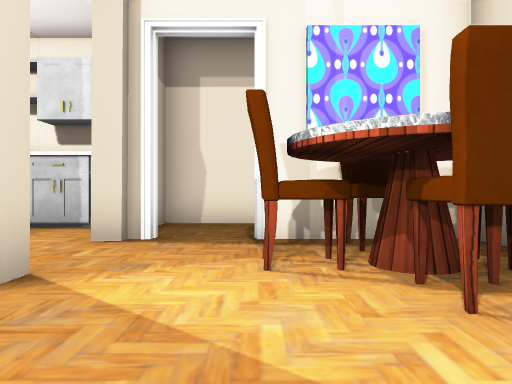
View 1 (above)

17 first-person views from a walk through a 3-D level made in the Unity game engine. The camera is 0.64 m above the floor, looks level and sees 70° across. The floor is counted in squares, 1 m on a side. Each view is taken from the middle of a square. On the plan, view 1 faces up. The plan holds only what a view shows up to about 10 squares ahead; the rest is blank. The player character is not drawn. Door leaves are left out, so doorways stand open. Some surface patterns are stand-ins.

View 2
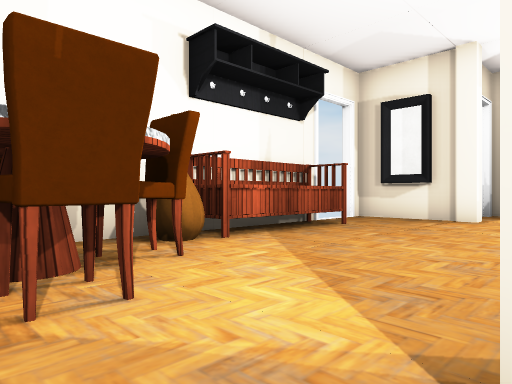

View 3
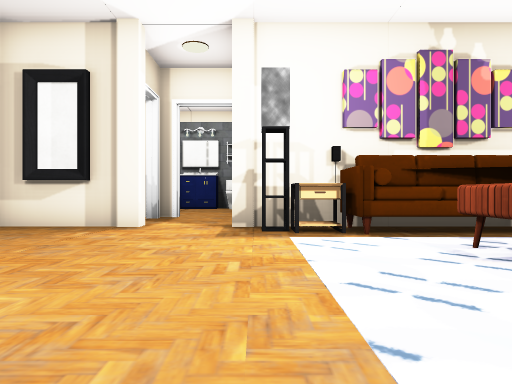

View 4
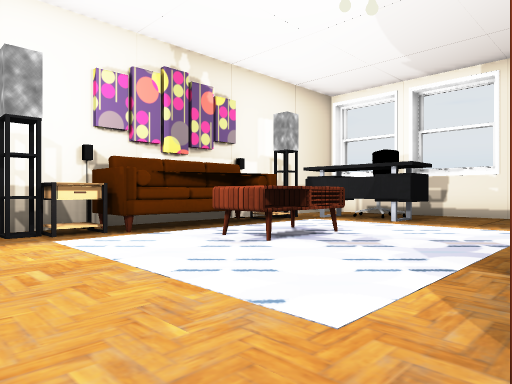

View 5
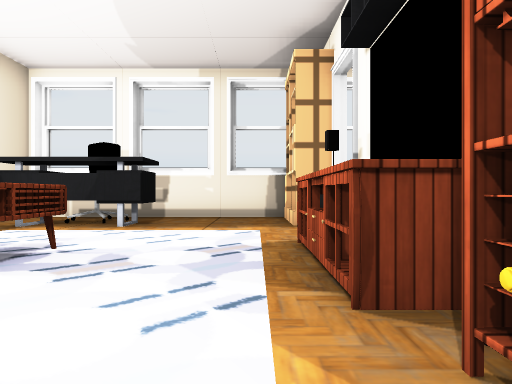

View 6
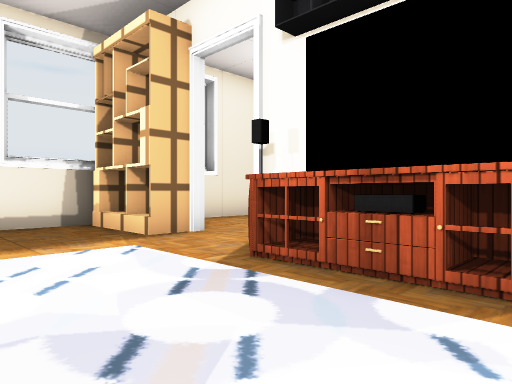

View 7
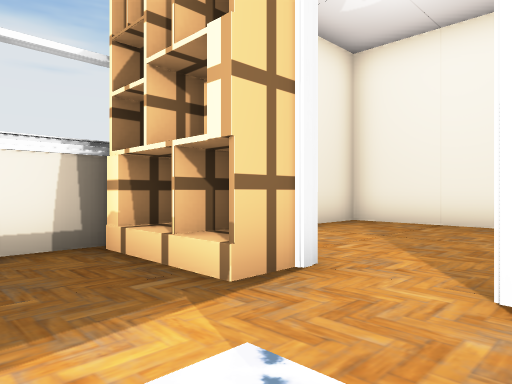

View 8
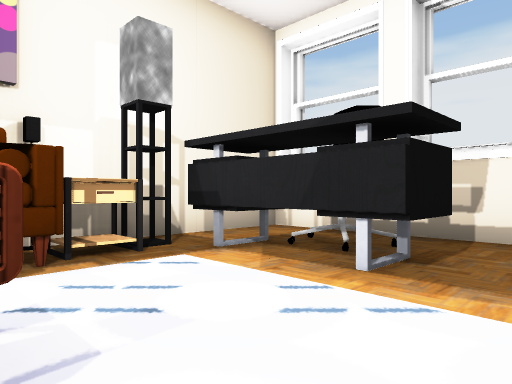

View 9
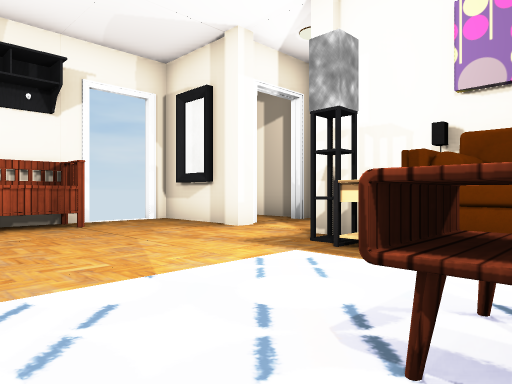

View 10
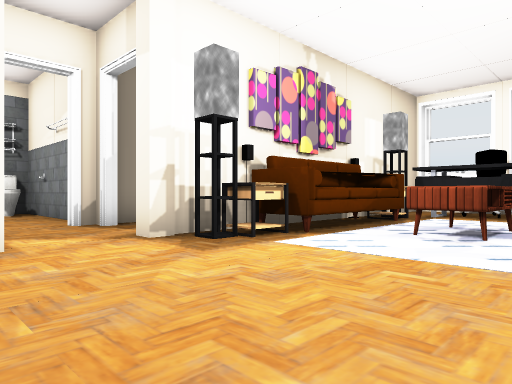

View 11
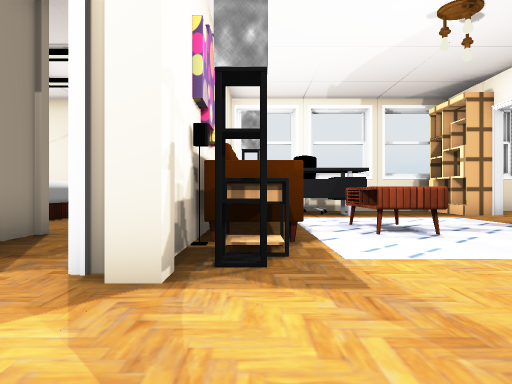

View 12
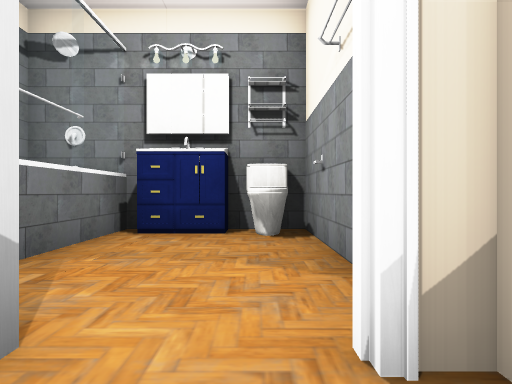

View 13
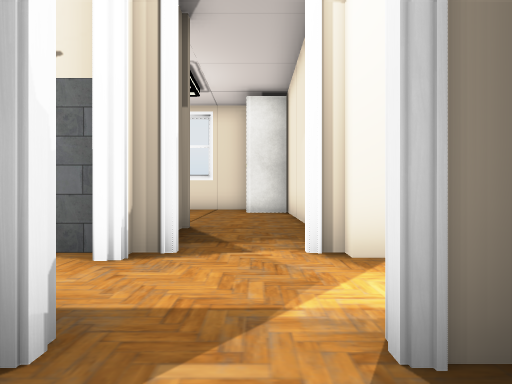

View 14
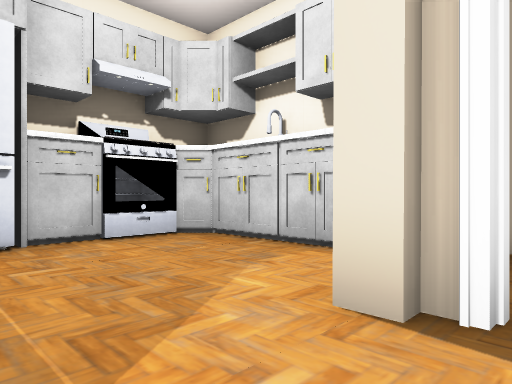

View 15
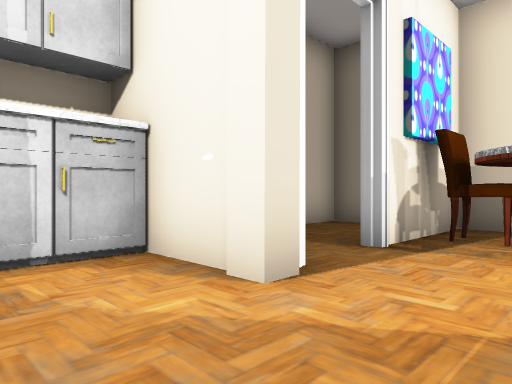

View 16
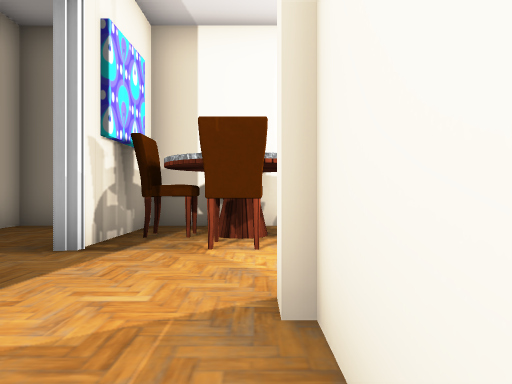

View 17
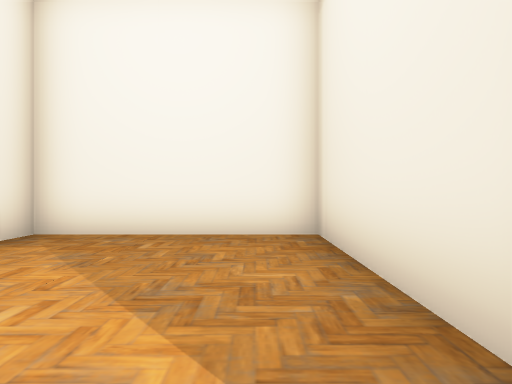

### Floor plan
Key: @ floor where view 1 was taken; # wall or solid block; . floor; D open door; = window, fence, low wall or low ledge; P pillar; C chair; T table; B bench; S sofa; H thing the floor can be seen under or through; E shelf; A bed; F stove; R fridge; O other object.
Columns run from 12 left of view 1 to 3 right of it. Each row starts with its distance up from view 1.
  8 ######    ######
  7 #....## ###....#
  6 #....#F...#....#
  5 #....##...PDD###
  4  ....##......CC#
  3   .DD#RO.#P.CTC#
  2  EEE.#OOTO...CO#
  1 #.............O#
  0 #.......  ..@.B#
 -1 #.... TT. ....B#
 -2 #.CH. TT  ....B#
 -3 #.CH...........D
 -4 #..HTTSSST=....D
 -5 ##########P.P###
 -6     ......D.DD.
 -7     ...P###DD##
 -8      ..   #...
 -9     AA    #..
-10           #..#
-11           #O.#
-12           #O #

Positions as (right, up) in squares from view 1, and headings:
1: (0, 0), facing up
2: (-2, 4), facing down-right
3: (-2, 2), facing down
4: (-1, 2), facing down-left
5: (-2, 1), facing left
6: (-4, -1), facing up-left
7: (-7, 0), facing up-left
8: (-6, 0), facing down-left
9: (-5, 0), facing down-right
10: (1, 0), facing down-left
11: (1, -4), facing left
12: (-1, -6), facing down
13: (2, -6), facing left
14: (-1, 3), facing up-left
15: (-4, 3), facing up-right
16: (-4, 3), facing right
17: (-8, 2), facing up
